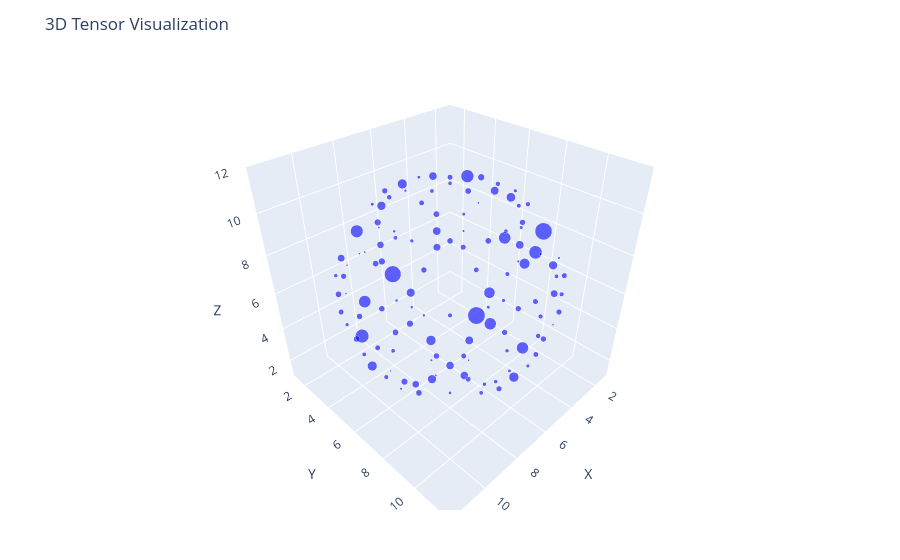

The code cell stored with this chart in its notebook:
### Markdown cell above
## Step 4: Visualization

It will help to see the tensor as a graphic we can visualize as 3D.  There are many visualization tools in Jupyter, but to pick just one we can use Plotly JS.  You may need to install PlotlyJS if you do not yet have it installed [see steps](#step-2-installing-dleto).

`plotTensor` returns a 3D scatter plot that you can manipulate with a mouse, rotate, zoom, and export as `png` format.  **Caution** With large dense tensors Plotly may take a long time to load or may fail to rotate or even display content.  For sparse tensors you may need to work with ranges around 100 x 100 x 100, and for dense tensors reduce that to 50 x 50 x 50, though specific ranges depend on your hardware and installations.

`plotTensor` also supports an optional second parameter with a threshold to drop points of a tensor that are too small to be seen.  This can speed up displays but may suppress some points.

### Code cell
plotTensor(sphere5)

### Figure 1 — Plotly figure (JSON) as saved in the notebook; plotly's stock layout.template omitted (floating-point values rounded to 4 significant figures)
{"data": [{"marker": {"color": "blue", "opacity": 0.6, "size": [6.795, 6.057, 9.156, 2.59, 9.23, 3.107, 7.607, 7.016, 5.098, 4.73, 20, 2, 13.73, 7.459, 6.574, 7.016, 4.361, 3.402, 3.77, 4.434, 4.73, 9.893, 3.402, 6.795, 12.77, 11.07, 3.992, 5.098, 6.574, 2.738, 3.992, 11.3, 6.426, 6.648, 13.95, 5.91, 7.09, 6.205, 8.123, 6.574, 4.434, 7.607, 8.492, 2.148, 6.352, 6.205, 2.959, 4.73, 8.344, 9.967, 6.426, 6.131, 5.984, 4.73, 7.975, 2.295, 9.377, 6.426, 2.738, 7.016, 13.88, 4.213, 9.377, 15.65, 15.13, 6.057, 4.73, 2.664, 5.172, 2, 2.295, 5.541, 13.73, 2.443, 7.09, 8.344, 3.844, 4.361, 3.992, 6.648, 2.738, 11.37, 6.205, 9.525, 5.246, 5.984, 14.54, 2.295, 2.074, 19.78, 3.18, 9.967, 3.844, 3.033, 5.541, 3.844, 9.598, 2.148, 10.48, 6.943, 5.32, 19.19, 3.549, 12.11, 5.025, 3.549, 11.07, 6.5, 6.131, 10.04, 7.68, 7.533, 5.393, 3.18, 3.992, 4.213, 4.877, 6.869, 6.721, 5.025, 7.016, 9.377, 14.76, 4.656, 4.73, 7.016]}, "mode": "markers", "type": "scatter3d", "x": [6, 5, 6, 7, 6, 5, 6, 7, 4, 8, 3, 9, 3, 9, 3, 9, 4, 8, 5, 6, 7, 5, 6, 7, 2, 10, 2, 10, 2, 10, 5, 6, 7, 4, 8, 2, 10, 2, 10, 4, 8, 6, 3, 9, 2, 10, 1, 11, 2, 10, 3, 9, 6, 5, 6, 7, 3, 9, 2, 10, 1, 11, 1, 11, 1, 11, 2, 10, 3, 9, 5, 6, 7, 6, 3, 9, 2, 10, 1, 11, 2, 10, 3, 9, 6, 4, 8, 2, 10, 2, 10, 4, 8, 5, 6, 7, 2, 10, 2, 10, 2, 10, 5, 6, 7, 5, 6, 7, 4, 8, 3, 9, 3, 9, 3, 9, 4, 8, 5, 6, 7, 6, 5, 6, 7, 6], "y": [5, 6, 6, 6, 7, 3, 3, 3, 4, 4, 5, 5, 6, 6, 7, 7, 8, 8, 9, 9, 9, 2, 2, 2, 5, 5, 6, 6, 7, 7, 10, 10, 10, 2, 2, 4, 4, 8, 8, 10, 10, 1, 2, 2, 3, 3, 6, 6, 9, 9, 10, 10, 11, 1, 1, 1, 2, 2, 3, 3, 5, 5, 6, 6, 7, 7, 9, 9, 10, 10, 11, 11, 11, 1, 2, 2, 3, 3, 6, 6, 9, 9, 10, 10, 11, 2, 2, 4, 4, 8, 8, 10, 10, 2, 2, 2, 5, 5, 6, 6, 7, 7, 10, 10, 10, 3, 3, 3, 4, 4, 5, 5, 6, 6, 7, 7, 8, 8, 9, 9, 9, 5, 6, 6, 6, 7], "z": [1, 1, 1, 1, 1, 2, 2, 2, 2, 2, 2, 2, 2, 2, 2, 2, 2, 2, 2, 2, 2, 3, 3, 3, 3, 3, 3, 3, 3, 3, 3, 3, 3, 4, 4, 4, 4, 4, 4, 4, 4, 5, 5, 5, 5, 5, 5, 5, 5, 5, 5, 5, 5, 6, 6, 6, 6, 6, 6, 6, 6, 6, 6, 6, 6, 6, 6, 6, 6, 6, 6, 6, 6, 7, 7, 7, 7, 7, 7, 7, 7, 7, 7, 7, 7, 8, 8, 8, 8, 8, 8, 8, 8, 9, 9, 9, 9, 9, 9, 9, 9, 9, 9, 9, 9, 10, 10, 10, 10, 10, 10, 10, 10, 10, 10, 10, 10, 10, 10, 10, 10, 11, 11, 11, 11, 11]}], "layout": {"margin": {"b": 50, "l": 50, "r": 50, "t": 60}, "scene": {"aspectmode": "cube", "xaxis": {"range": [1, 12], "title": "X"}, "yaxis": {"range": [1, 12], "title": "Y"}, "zaxis": {"range": [1, 12], "title": "Z"}}, "title": "3D Tensor Visualization"}}
